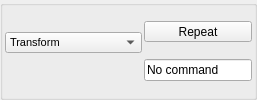
        <widget class="QGroupBox" name="groupBox">
         <property name="sizePolicy">
          <sizepolicy hsizetype="Preferred" vsizetype="Fixed">
           <horstretch>0</horstretch>
           <verstretch>0</verstretch>
          </sizepolicy>
         </property>
         <property name="title">
          <string/>
         </property>
         <layout class="QHBoxLayout" name="horizontalLayout_5">
          <property name="spacing">
           <number>2</number>
          </property>
          <property name="leftMargin">
           <number>2</number>
          </property>
          <property name="topMargin">
           <number>0</number>
          </property>
          <property name="rightMargin">
           <number>2</number>
          </property>
          <property name="bottomMargin">
           <number>0</number>
          </property>
          <item>
           <layout class="QVBoxLayout" name="verticalLayout_8">
            <item>
             <widget class="QComboBox" name="TransformCombo">
              <property name="sizePolicy">
               <sizepolicy hsizetype="Expanding" vsizetype="Fixed">
                <horstretch>0</horstretch>
                <verstretch>0</verstretch>
               </sizepolicy>
              </property>
              <property name="minimumSize">
               <size>
                <width>0</width>
                <height>21</height>
               </size>
              </property>
              <property name="maximumSize">
               <size>
                <width>16777215</width>
                <height>21</height>
               </size>
              </property>
              <property name="font">
               <font>
                <pointsize>8</pointsize>
                <weight>50</weight>
                <bold>false</bold>
               </font>
              </property>
              <property name="maxVisibleItems">
               <number>15</number>
              </property>
              <property name="minimumContentsLength">
               <number>15</number>
              </property>
              <property name="+cc" stdset="0">
               <string>&quot;tksi.transformCommand()&quot;</string>
              </property>
              <item>
               <property name="text">
                <string>Transform</string>
               </property>
              </item>
              <item>
               <property name="text">
                <string>---------------------</string>
               </property>
              </item>
              <item>
               <property name="text">
                <string>Reset All Transforms</string>
               </property>
              </item>
              <item>
               <property name="text">
                <string>Reset Scale</string>
               </property>
              </item>
              <item>
               <property name="text">
                <string>Reset Rotation</string>
               </property>
              </item>
              <item>
               <property name="text">
                <string>Reset Translation</string>
               </property>
              </item>
              <item>
               <property name="text">
                <string>---------------------</string>
               </property>
              </item>
              <item>
               <property name="text">
                <string>Set Neutral Pose</string>
               </property>
              </item>
              <item>
               <property name="text">
                <string>Remove Neutral Pose</string>
               </property>
              </item>
              <item>
               <property name="text">
                <string>---------------------</string>
               </property>
              </item>
              <item>
               <property name="text">
                <string>Match All Transforms</string>
               </property>
              </item>
              <item>
               <property name="text">
                <string>Match Scale</string>
               </property>
              </item>
              <item>
               <property name="text">
                <string>Match Rotation</string>
               </property>
              </item>
              <item>
               <property name="text">
                <string>Match Translation</string>
               </property>
              </item>
             </widget>
            </item>
            <item>
             <spacer name="verticalSpacer">
              <property name="orientation">
               <enum>Qt::Vertical</enum>
              </property>
              <property name="sizeType">
               <enum>QSizePolicy::Fixed</enum>
              </property>
              <property name="sizeHint" stdset="0">
               <size>
                <width>20</width>
                <height>17</height>
               </size>
              </property>
             </spacer>
            </item>
           </layout>
          </item>
          <item>
           <layout class="QHBoxLayout" name="horizontalLayout_2">
            <property name="spacing">
             <number>2</number>
            </property>
            <property name="sizeConstraint">
             <enum>QLayout::SetDefaultConstraint</enum>
            </property>
            <item>
             <layout class="QVBoxLayout" name="verticalLayout_3">
              <property name="spacing">
               <number>2</number>
              </property>
              <item>
               <widget class="QPushButton" name="repeatTransBT">
                <property name="sizePolicy">
                 <sizepolicy hsizetype="Minimum" vsizetype="Fixed">
                  <horstretch>0</horstretch>
                  <verstretch>0</verstretch>
                 </sizepolicy>
                </property>
                <property name="minimumSize">
                 <size>
                  <width>0</width>
                  <height>21</height>
                 </size>
                </property>
                <property name="maximumSize">
                 <size>
                  <width>16777215</width>
                  <height>21</height>
                 </size>
                </property>
                <property name="text">
                 <string>Repeat</string>
                </property>
                <property name="+c" stdset="0">
                 <string>&quot;tksi.repeatTransformClick()&quot;</string>
                </property>
               </widget>
              </item>
              <item>
               <widget class="QLineEdit" name="repeatTransLE">
                <property name="text">
                 <string>No command</string>
                </property>
                <property name="readOnly">
                 <bool>true</bool>
                </property>
               </widget>
              </item>
             </layout>
            </item>
           </layout>
          </item>
         </layout>
        </widget>
